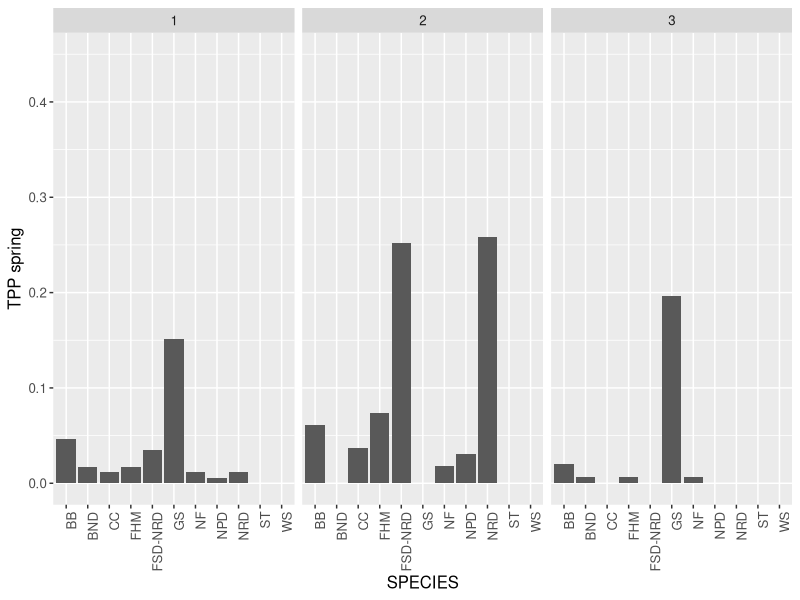
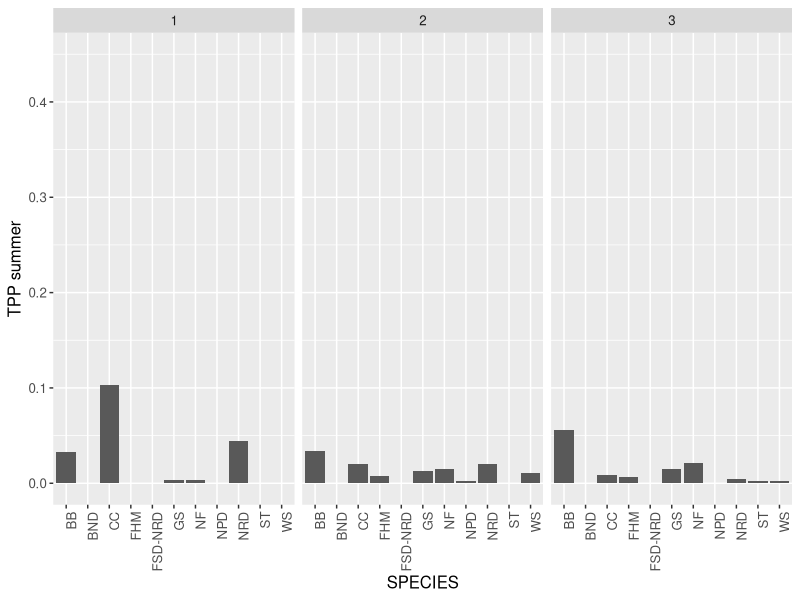
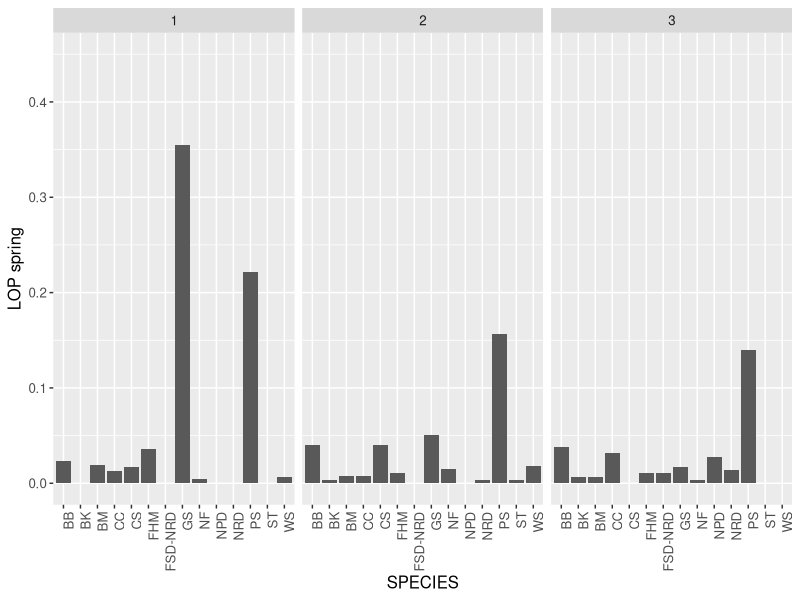
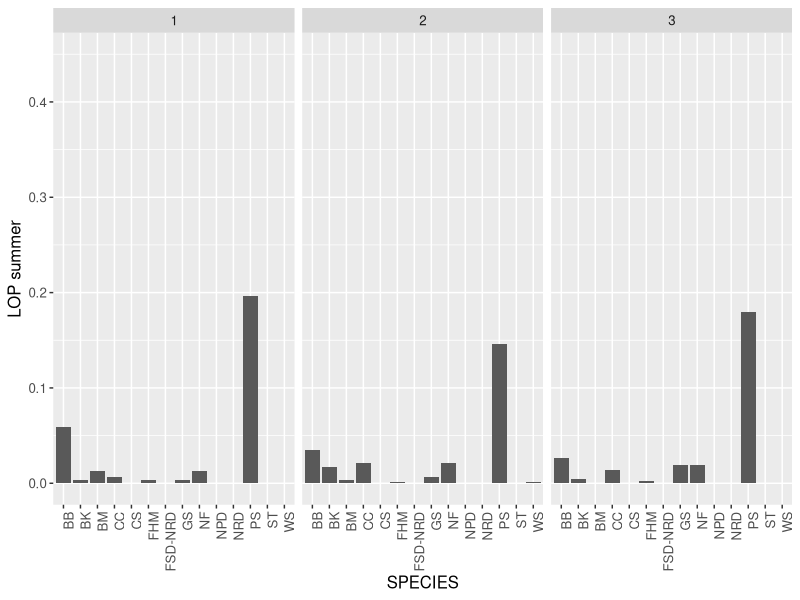
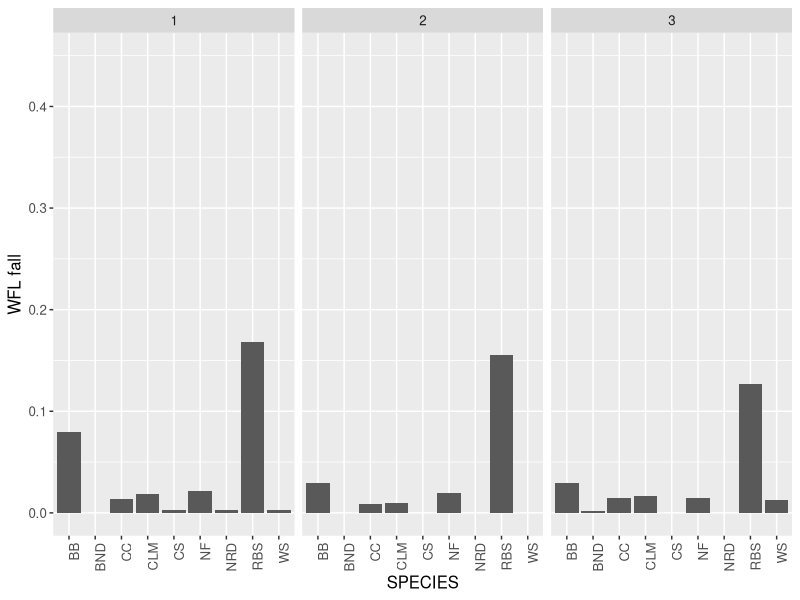
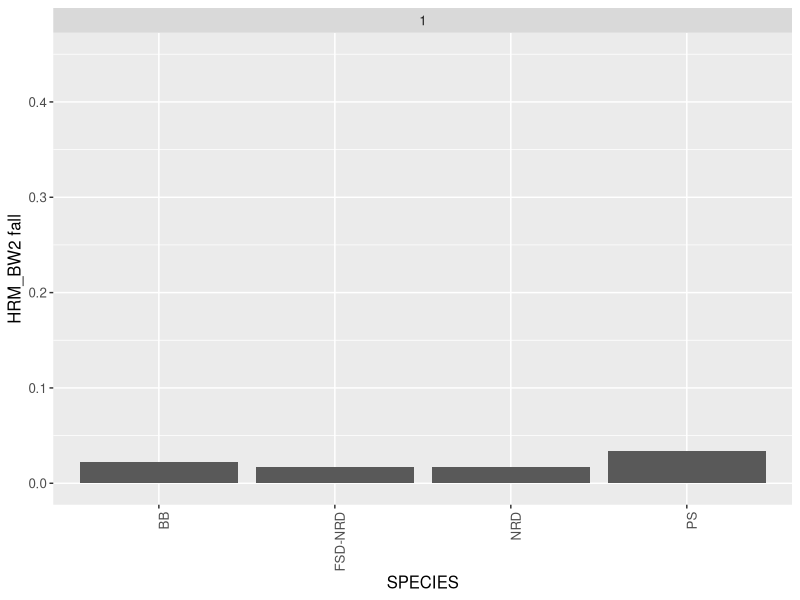
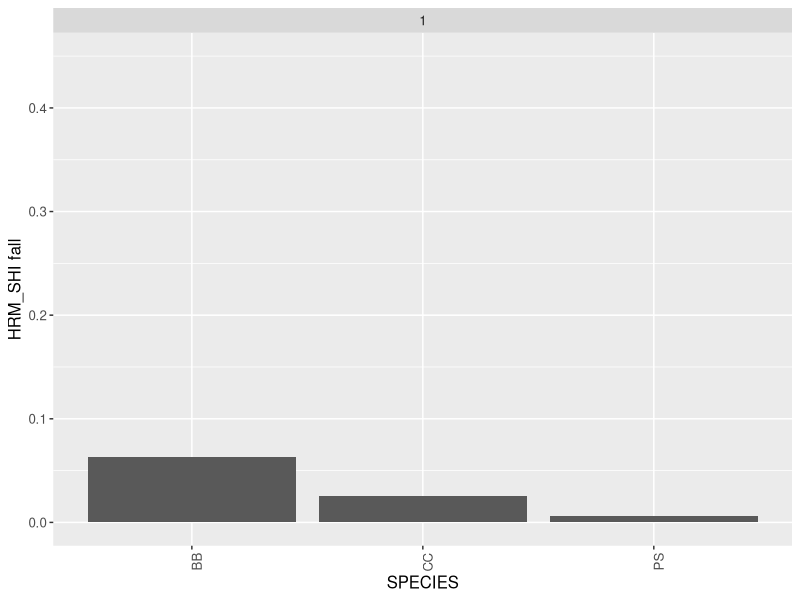
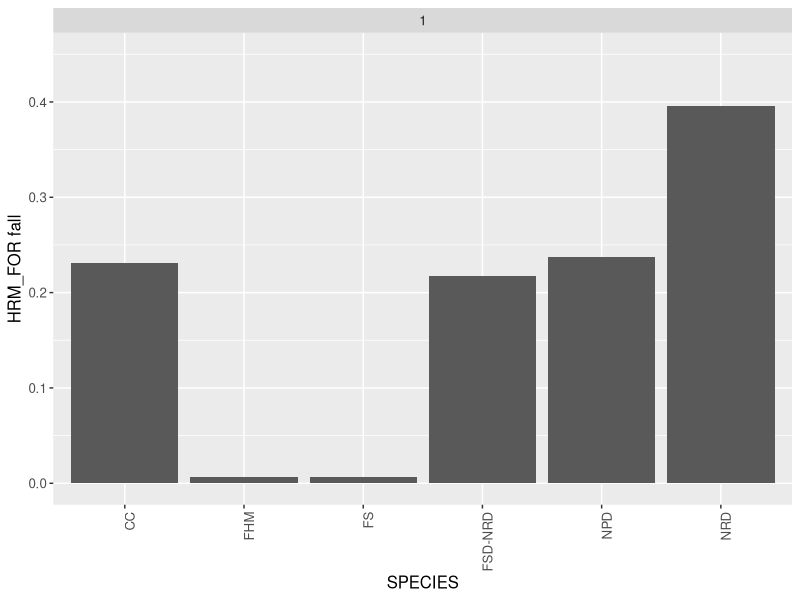

Write the R code that produced these figures, in order. (Note: this script raises an error after producing the figures.)
# Communities for Summer 2021
# Load Libraries ----
library(dplyr)
library(tidyr)
library(tidyverse)
library(ggplot2)
library(lubridate)

# Defining Data Sheets ----- 
setwd("C:/Users/monta/OneDrive - Airey Family/GitHub/AFRP")
fish = read.csv("MA2276_Code/Data/2021_Measurement.csv")
sample = read.csv("MA2276_Code/Data/2021_Sample.csv") %>%
  mutate(DATE_COL = mdy(DATE_COL)) %>%
  mutate(DATE_SET = mdy(DATE_SET)) %>%
  mutate(DAYS = DATE_COL - DATE_SET) %>%
  separate(TIME_START, into = c("hour","min")) %>%
  mutate(min = round(as.numeric(min)/60*100)) %>%
  unite(TIME_START, c(hour, min), sep = ".") %>%
  separate(TIME_END, into = c("hour","min")) %>%
  mutate(min = round(as.numeric(min)/60*100)) %>%
  unite(TIME_END, c(hour, min), sep = ".") %>%
  mutate(TIME_START = as.numeric(TIME_START)) %>%
  mutate(TIME_END = as.numeric(TIME_END)) %>%
  mutate(HOURS = TIME_END - TIME_START) %>% 
  mutate(DAYS = case_when(
    .$DAYS == 1 ~ 24,
    .$DAYS == 0 ~ 0)) # for some reason this line of code appears to break the pipeline?
sample = sample %>% mutate(
  effort_soak = DAYS + HOURS
)
# Join/Filter ----

# Data is filtered to select only fish and split out several columns
all_data = left_join(fish, sample, by = "YSAMP_N") %>% 
  filter(WATER %in% c("TPP","LOP","HRM_BW2","HRM_SHI", "HRM_FOR","HRM_BAR","WFL", "COM","PRL","ETL"),
         ### single out or remove specific species
         (SPECIES != ""),
         SPECIES != "PAINTED TURTLE",
         SPECIES != "NEWT", 
         SPECIES != "CRAY", 
         SPECIES != "TADPOLE", 
         SPECIES != "BELLISTOMADID ", 
         SPECIES != "DRAGONFLY", 
         SPECIES != "LEECH", 
         SPECIES != "MOLE SALAMANDER LARVAE", 
         SPECIES != "ODONATA", 
         SPECIES != "STICKBUG") %>%
  select(YSAMP_N,WATER, SPECIES, LENGTH, DATE_COL, SITE_N, DAYS, effort_soak, GEAR_CODE) %>%
  # Split out date to get at month collected
  separate(DATE_COL, into = c("YEAR","MONTH","DAY"), sep = "-") %>%
  # Split out YSAMP_N to be able to select year and water
  separate(YSAMP_N, into = c("GEAR","WATER_ID","YEAR","YSAMP")) %>%
  # Aggregate months into seasons
  mutate(SEASON = as.factor(.bincode(MONTH, c(0,7,8, 11))))  %>%
  # Recode the bins for visualizations
  mutate(SEASON = recode_factor(.$SEASON, "1" = "spring", "2"="summer","3" = "fall")) %>%
  mutate(SITE = parse_number(SITE_N)) %>%
  filter(SITE != 4) %>%
  mutate(LENGTH = as.numeric(LENGTH))
  

## CPUE by SITE -----


## Need to add in D_SAMP

night_sets_sites = all_data %>%
  filter(DAYS >= 24) %>%
  select(MONTH, DAY, YEAR,
         SEASON, WATER, 
         SITE, SPECIES,
         LENGTH,  effort_soak,YSAMP, GEAR_CODE) %>%
  group_by(WATER, SEASON, MONTH, DAY, YEAR, SITE, SPECIES, YSAMP,effort_soak, GEAR_CODE) %>%
  count() %>%
  ungroup() %>% 
  select(-MONTH) %>%
  group_by(WATER, SITE, YEAR) %>%
  complete(.,nesting(SEASON, GEAR_CODE, effort_soak, DAY, YSAMP), SPECIES) %>%
  replace_na(list(n = 0, n = 0)) %>%
  group_by(WATER, SEASON,YEAR, SITE, SPECIES) %>% 
  summarise_at(c("n", "effort_soak"), sum) %>%
  mutate(CPUE_hour = n / effort_soak) %>%
  select(c(-n, -effort_soak))

## This below was used to make some graphs for ARF comparing overlap, CPUE, and richness across waters. You'll need to load in the other scripts. 
night_sets_sites_lake = all_data %>%
  filter(DAYS >= 24) %>%
  select(MONTH, DAY, YEAR,
         SEASON, WATER, 
         SITE, SPECIES,
         LENGTH,  effort_soak,YSAMP, GEAR_CODE) %>%
  group_by(WATER, SEASON, MONTH, DAY, YEAR, SITE, SPECIES, YSAMP,effort_soak, GEAR_CODE) %>%
  count() %>%
  mutate(n = replace(n,SPECIES=="NF",0)) %>%
  ungroup() %>% 
  select(-MONTH) %>%
  group_by(WATER, SITE, YEAR) %>%
  complete(.,nesting(SEASON, GEAR_CODE, effort_soak, DAY, YSAMP), SPECIES) %>%
  replace_na(list(n = 0, n = 0)) %>%
  group_by(WATER, SEASON,YEAR, SITE, effort_soak, YSAMP) %>% 
  summarise(total_fish = sum (n)) %>%
  group_by(WATER,SEASON, YEAR) %>%
  summarise_at(c("total_fish", "effort_soak"), sum) %>%
  mutate(LAKE_CPUE = total_fish / effort_soak)%>%
  select(c(-total_fish, -effort_soak))

total_CPUE_lakes = night_sets_sites_lake %>% 
  filter(SEASON == "summer",
         WATER != "COM")

total_CPUE_HRM  = night_sets_sites_lake %>%
  filter(SEASON == "fall", 
         WATER != "WFL",
         WATER != "PRL") 
  
CPUE_graph = night_sets_sites_lake %>%
  filter(WATER != "COM", 
         WATER != "WFL", 
         SEASON != "spring")
CPUE_graph = CPUE_graph[-7,]

## ++ Visualization CPUE SITE ----

for(i in unique(all_data$WATER)){
  
  subset_data = night_sets_sites %>% filter(WATER == i) 
  
  for(h in unique(subset_data$SEASON)){
    c = subset_data %>%
      filter(SEASON == h) %>%
      ggplot(aes(x = SPECIES, y = CPUE_hour)) + 
      geom_bar(stat="identity", position=position_dodge()) + 
      theme(axis.text.x=element_text(angle=90,hjust=1),
            text = element_text(size=12)) + 
      ylim(0,.45) +
      ylab(paste(i,h))+
      facet_wrap(~ SITE)
    
    print((c))
  }
}


## AVG CPUE ----- 

# YSAMP
night_sets_cpueavg =  all_data %>%
  filter(DAYS >= 24) %>%
  select(MONTH, DAY, YEAR,
         SEASON, WATER, 
         SITE, YSAMP,SPECIES,
         LENGTH,  effort_soak, GEAR_CODE) %>%
  group_by(WATER, SEASON,
           MONTH, DAY, YSAMP, 
           YEAR, SITE,
           SPECIES, effort_soak, 
           GEAR_CODE) %>%
  count() %>%
  ungroup() %>% 
  select(-MONTH) %>%
  group_by(WATER, YEAR) %>%
  complete(.,nesting(SEASON, SITE, GEAR_CODE, effort_soak, DAY, YSAMP), SPECIES) %>%
  replace_na(list(n = 0, n = 0)) %>%
  group_by(WATER, SEASON,YEAR, SPECIES) %>% 
  summarise_at(c("n", "effort_soak"), sum) %>%
  mutate(CPUE_hour = n / effort_soak) %>%
  select(c(-n, -effort_soak)) %>%
  filter(SPECIES != "NF") 

night_sets_cpueavg[dim(night_sets_cpueavg)[1]+1,] = list("ETL", "summer","2021","BND",0)
night_sets_cpueavg[dim(night_sets_cpueavg)[1]+1,] = list("WFL", "summer","2021","BND",0)
night_sets_cpueavg[dim(night_sets_cpueavg)[1]+1,] = list("HRM_SHI", "summer","2021","BB",0)
night_sets_cpueavg[dim(night_sets_cpueavg)[1]+1,] = list("HRM_FOR", "summer","2021","NRD",0)
night_sets_cpueavg[dim(night_sets_cpueavg)[1]+1,] = list("HRM_BW2", "summer","2021","PS",0)
night_sets_cpueavg[dim(night_sets_cpueavg)[1]+1,] = list("HRM_BAR", "summer","2021","CC",0)
night_sets_cpueavg[dim(night_sets_cpueavg)[1]+1,] = list("ETL", "fall","2021","BND",0)
night_sets_cpueavg[dim(night_sets_cpueavg)[1]+1,] = list("WFL", "spring","2021","BND",0)
night_sets_cpueavg[dim(night_sets_cpueavg)[1]+1,] = list("HRM_SHI", "spring","2021","BB",0)
night_sets_cpueavg[dim(night_sets_cpueavg)[1]+1,] = list("HRM_FOR", "spring","2021","NRD",0)
night_sets_cpueavg[dim(night_sets_cpueavg)[1]+1,] = list("HRM_BW2", "spring","2021","PS",0)
night_sets_cpueavg[dim(night_sets_cpueavg)[1]+1,] = list("HRM_BAR", "spring","2021","CC",0)
night_sets_cpueavg[dim(night_sets_cpueavg)[1]+1,] = list("TPP", "fall","2021","BND",0)
night_sets_cpueavg[dim(night_sets_cpueavg)[1]+1,] = list("LOP", "fall","2021","NRD",0)
night_sets_cpueavg[dim(night_sets_cpueavg)[1]+1,] = list("COM", "fall","2021","NRD",0)
# ++ Visualize the communities from each lake by season ----
for(i in unique(night_sets_cpueavg$WATER)){
  g = night_sets_cpueavg %>% 
    filter(WATER == i) %>%
    group_by(SEASON, YEAR, SPECIES) %>%
    summarise(CPUE = sum(CPUE_hour)) %>%
    ggplot(aes(x = SPECIES, y = CPUE)) + 
    geom_bar(stat="identity", width = .4, position=position_dodge()) + 
    theme(axis.text.x=element_text(angle=90,hjust=1),
          text = element_text(size=16)) + 
    ylim(0,.45) +
    facet_wrap(~ SEASON) + 
    ggtitle(paste(i, "Community"))
  print(g)
}




## all_data visualizations ---- 

  
# Visualize the communities from each lake by season 
# This is the raw count of abundance across all traps
for(i in unique(all_data$WATER)){
  g = all_data %>% 
    filter(WATER == i) %>%
    group_by(SEASON, YEAR, SPECIES) %>%
    count() %>%
    ggplot(aes(x = SPECIES, y = n)) + 
    geom_bar(stat="identity", position=position_dodge()) + 
    theme(axis.text.x=element_text(angle=90,hjust=1),
          text = element_text(size=12)) + 
    facet_wrap(~ SEASON) + 
    ggtitle(paste(i, "Community"))
  print(g)
}
  
## with night_sets 



# Visualize the communities from each site + lake by season 
for(i in unique(all_data$WATER)){
  
  subset_data = all_data %>% filter(WATER == i) %>% 
    mutate(SITE_N = parse_number(SITE_N))
    
    for(h in unique(subset_data$SEASON)){
      c = subset_data %>%
        filter(SEASON == h) %>%
        group_by(WATER, SEASON,SPECIES, SITE_N) %>%
        count()%>%
        ggplot(aes(x = SPECIES, y = n)) + 
        geom_bar(stat="identity", position=position_dodge()) + 
        theme(axis.text.x=element_text(angle=90,hjust=1),
              text = element_text(size=12)) + 
        ggtitle(paste(i, "Community", h)) + 
        facet_wrap(~ SITE_N)
      
      print((c))
  }
}


## Analysis of size structure -------


all_data %>% 
  ggplot(aes(x = SPECIES, y = as.numeric(LENGTH))) + 
  geom_point() +
  theme(axis.text.x=element_text(angle=90,hjust=01),
                     text = element_text(size=12)) +
  stat_summary(
    geom = "point",
    fun= "median",
    col = "red",
    size = 2,
    shape = 16,
    fill = "red") +
  facet_wrap(~WATER) + 
  ylab("Length (mm)") + 
  xlab("Species")
  

all_data %>% filter(SPECIES == "CC") %>% 
  ggplot(aes(x = SPECIES, y = as.numeric(LENGTH))) + 
  geom_point() + 
  stat_summary(
    geom = "point",
    fun= "median",
    col = "red",
    size = 10,
    shape = "_",
    fill = "red") +
  ylab("Length (mm)") +
  facet_wrap(~WATER)


all_data %>% filter(SPECIES == "NRD") %>% 
  ggplot(aes(x = SPECIES, y = as.numeric(LENGTH))) + 
  geom_boxplot() +
  ylab("Length (mm)") +
  facet_wrap(~WATER)

median_length = all_data %>%
  group_by(SPECIES, WATER) %>%
  summarise(median_length = median(as.numeric(LENGTH),na.rm=T))

species_richness = all_data %>%
  select(WATER, SPECIES) %>%
  group_by(WATER) %>%
  unique() %>% 
  summarize(Richness = n())
  
left_join(median_length, species_richness) %>%
  ggplot(aes(x = Richness, y = median_length)) + 
  geom_point() + 
  geom_smooth(method = "lm") +
  facet_wrap(~SPECIES)

median_length_z = all_data %>%
  group_by(SPECIES) %>%
  mutate(zscore = (LENGTH - median(LENGTH, na.rm=T))/sd(LENGTH, na.rm=T))

left_join(median_length_z, species_richness) %>%
  ggplot(aes(x = Richness, y = zscore)) + 
  geom_point() + 
  geom_smooth(method = "lm") +
  facet_wrap(~SPECIES)


dat = left_join(median_length_z, species_richness) %>%
  filter(SPECIES == "NRD")
  select(Richness, zscore, SPECIES)

plot(dat$zscore~ dat$Richness)
abline(lm(dat$zscore ~ dat$Richness))
summary(lm(dat$zscore ~ dat$Richness))

## Length analysis 

lengths = all_data %>% select(WATER, SPECIES, LENGTH, SEASON) %>%
  group_by(SEASON, WATER, SPECIES) %>%
  summarise(mean_length = mean(LENGTH, na.rm = T))

length_graph = lengths %>% 
  filter(SEASON != "spring",
         WATER != "COM",
         WATER != "WFL")



